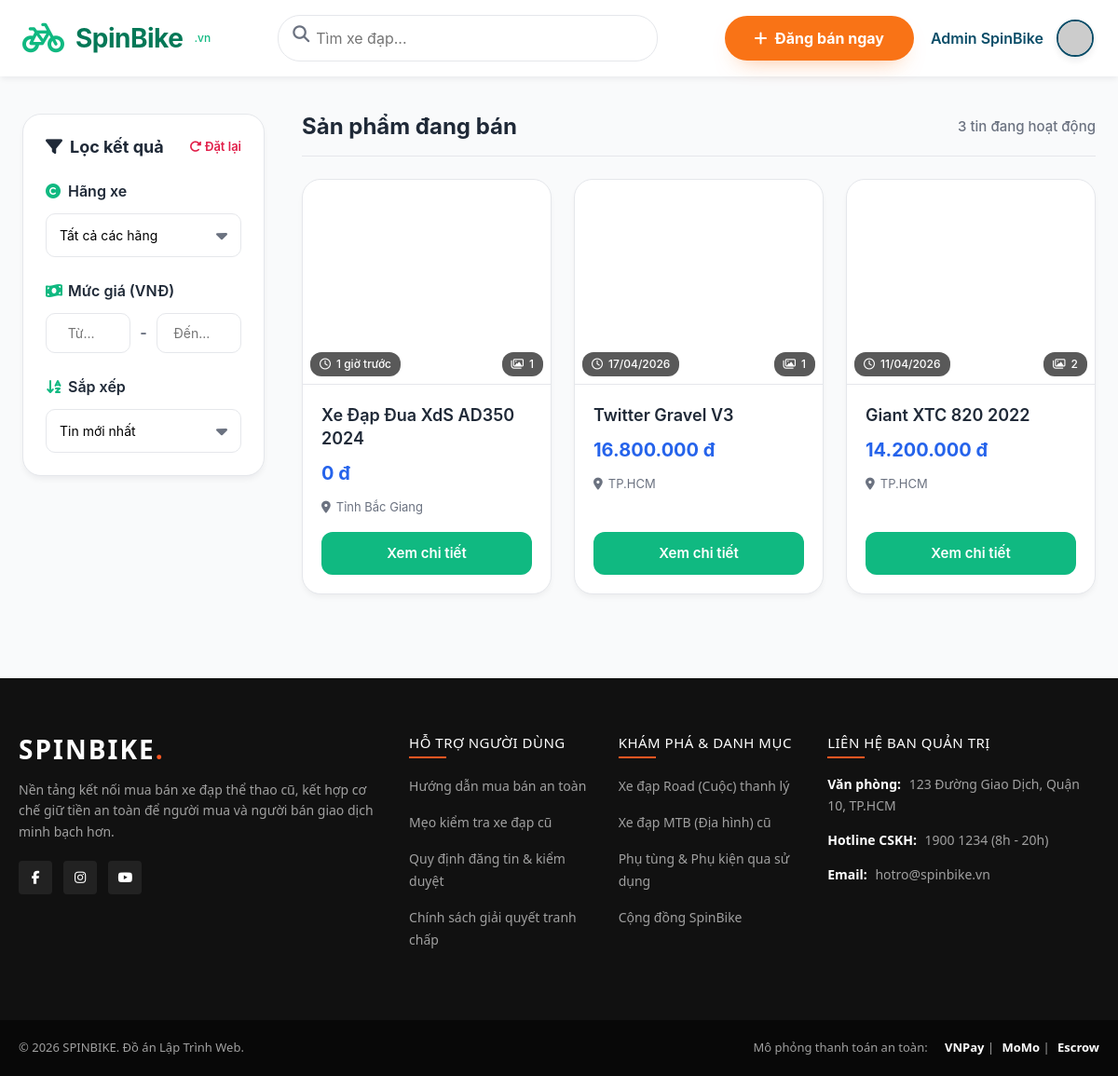
The app's page /public/index.php (signed in) with its own data.
### tables this page shows
CREATE TABLE `products` (
  `id` int(11) NOT NULL,
  `title` varchar(255) NOT NULL,
  `brand` varchar(100) DEFAULT NULL,
  `bike_type` varchar(100) DEFAULT NULL,
  `price` decimal(15,2) NOT NULL,
  `location` varchar(255) DEFAULT NULL,
  `description` text DEFAULT NULL,
  `frame_size` varchar(50) DEFAULT NULL,
  `condition_percent` int(11) DEFAULT NULL,
  `listing_status` enum('pending','approved','rejected','sold','hidden') NOT NULL DEFAULT 'pending',
  `approval_note` varchar(255) DEFAULT NULL,
  `approved_at` timestamp NULL DEFAULT NULL,
  `sold_at` timestamp NULL DEFAULT NULL,
  `created_at` timestamp NOT NULL DEFAULT current_timestamp(),
  `seller_id` int(11) NOT NULL
);

### app/models/Product.php (called while the page is built, shortened)
<?php
class Product {
    private $conn;
    private $table_name = "products";
    public function __construct($db) {
        $this->conn = $db;
    }
public function getAll() {
    $query = "SELECT p.*,
              p.frame_size AS size,
              p.condition_percent AS `condition`,
              (SELECT image_url FROM product_images WHERE product_id = p.id LIMIT 1) as main_image,
              (SELECT COUNT(*) FROM product_images WHERE product_id = p.id) as image_count
              FROM " . $this->table_name . " p
              WHERE p.listing_status = :listing_status
              ORDER BY p.id DESC";
    $stmt = $this->conn->prepare($query);
    $stmt->bindValue(':listing_status', ProjectFlow::LISTING_APPROVED);
    $stmt->execute();
    return $stmt->fetchAll(PDO::FETCH_ASSOC);
}
}
?>

### config/config.php (called while the page is built, shortened)
<?php
if (!function_exists('app_origin')) {
    function app_origin(): string {
        static $origin = null;
        if ($origin !== null) {
            return $origin;
        }
        if (PHP_SAPI !== 'cli') {
            $https = $_SERVER['HTTPS'] ?? '';
            $isHttps = !empty($https) && strtolower((string) $https) !== 'off';
            $scheme = $isHttps ? 'https' : 'http';
            $host = trim((string) ($_SERVER['HTTP_HOST'] ?? ''));
            if ($host !== '') {
                $origin = $scheme . '://' . $host;
                return $origin;
            }
        }
        $origin = 'http://localhost';
        return $origin;
    }
}
if (!function_exists('detect_app_base_path')) {
    function detect_app_base_path(): string {
        $configuredBasePath = trim((string) (getenv('APP_BASE_PATH') ?: ''), '/');
        $scriptName = trim((string) ($_SERVER['SCRIPT_NAME'] ?? ''), '/');
        $segments = explode('/', $scriptName);
        if (end($segments) === 'index.php') {
            array_pop($segments);
        }
        return trim(implode('/', $segments), '/');
    }
}
if (!function_exists('route_definitions')) {
    function route_definitions(): array {
        static $routes = null;
        if ($routes !== null) {
            return $routes;
        }
        return $routes;
    }
}
if (!function_exists('app_base_path')) {
    function app_base_path(): string {
        static $basePath = null;
        if ($basePath !== null) {
            return $basePath;
        }
        $detectedBasePath = detect_app_base_path();
        $basePath = $detectedBasePath !== '' ? '/' . $detectedBasePath : '';
        return $basePath;
    }
}
if (!function_exists('app_path')) {
    function app_path(string $path = ''): string {
        $cleanPath = ltrim($path, '/');
        $basePath = app_base_path();
        return $cleanPath !== '' ? $basePath . '/' . $cleanPath : $basePath;
    }
}
if (!function_exists('route_path')) {
    function route_path(string $name): string {
        $routes = route_definitions();
        return $routes[$name]['path'];
    }
}
if (!function_exists('find_route_name_by_path')) {
    function find_route_name_by_path(string $path = ''): ?string {
        $normalizedPath = trim($path, '/');
        foreach (route_definitions() as $name => $route) {
            $candidatePaths = array_merge(
                [$route['path']],
                isset($route['aliases']) && is_array($route['aliases']) ? $route['aliases'] : []
            );
            foreach ($candidatePaths as $candidatePath) {
                if (trim((string) $candidatePath, '/') === $normalizedPath) {
                    return $name;
                }
            }
        }
        return null;
    }
}
if (!function_exists('route_url')) {
    function route_url(string $name, $query = []): string {
        $path = route_path($name);
        $url = app_origin() . app_path($path);
        if (is_array($query) && !empty($query)) {
            $queryString = http_build_query($query);
            return $queryString !== '' ? $url . '?' . $queryString : $url;
        }
        return $url;
    }
}
if (!function_exists('current_route_name')) {
    function current_route_name(): ?string {
        $requestUri = parse_url($_SERVER['REQUEST_URI'] ?? '/', PHP_URL_PATH) ?: '/';
        $basePath = app_base_path();
        $relativePath = $requestUri;
        if ($basePath !== '' && str_starts_with($requestUri, $basePath)) {
            $relativePath = substr($requestUri, strlen($basePath));
        }
        $routeName = find_route_name_by_path($relativePath);
        return $routeName;
    }
}
?>

### public/index.php (the view, shortened to what this page needs)
<?php
include __DIR__ . '/../app/views/layouts/header.php';
require_once __DIR__ . '/../app/models/Product.php';
$database = new Database();
$db = $database->getConnectionOrNull();
$products = [];
$pageError = null;
if (!$db) {
    $pageError = 'Danh sách sản phẩm hiện chưa sẵn sàng. Vui lòng kiểm tra lại kết nối dữ liệu và thử lại sau.';
} else {
    try {
        $productModel = new Product($db);
        $products = $productModel->getAll();
    } catch (Throwable $exception) {
        $pageError = 'Danh sách sản phẩm tạm thời chưa thể tải. Vui lòng thử lại sau.';
    }
}
?>
    <div class="main-content home-page-layout">
      <aside class="sidebar">
        <div class="sidebar-header">
          <h3 class="sidebar-title sidebar-title-compact">
            <i class="fa-solid fa-filter"></i> Lọc kết quả
          </h3>
          <button onclick="resetFilters()" class="sidebar-reset-btn">
            <i class="fa-solid fa-rotate-right"></i> Đặt lại
          </button>
        </div>
        <div class="filter-group">
          <label class="filter-label"><i class="fa-solid fa-copyright"></i> Hãng xe</label>
          <select id="brandFilter" onchange="applyFilters()" class="filter-select-modern">
            <option value="">Tất cả các hãng</option>
          </select>
        </div>
        <div class="filter-group">
          <label class="filter-label"><i class="fa-solid fa-money-bill-wave"></i> Mức giá (VNĐ)</label>
          <div class="price-range-box">
            <input id="priceMin" type="number" placeholder="Từ..." onchange="applyFilters()" class="price-input-modern" />
            <span class="price-separator">-</span>
            <input id="priceMax" type="number" placeholder="Đến..." onchange="applyFilters()" class="price-input-modern" />
          </div>
        </div>
        <div class="filter-group filter-group-last">
          <label class="filter-label"><i class="fa-solid fa-arrow-down-a-z"></i> Sắp xếp</label>
          <select id="sortFilter" onchange="applyFilters()" class="filter-select-modern">
            <option value="newest">Tin mới nhất</option>
          </select>
        </div>
      </aside>
      <div class="products-section">
        <div class="products-header">
          <h1>Sản phẩm đang bán</h1>
          <p id="resultCount"><?php echo count($products); ?> tin đang hoạt động</p>
        </div>
        <div id="productGrid" class="product-grid">
          <?php if ($pageError !== null): ?>
            <div class="empty-state-card">
                <i class="fa-solid fa-circle-exclamation empty-state-icon"></i>
                <p class="empty-state-text"><?php echo htmlspecialchars($pageError); ?></p>
            </div>
          <?php elseif (!empty($products) && count($products) > 0): ?>
            <?php foreach ($products as $row): ?>
              <?php
                $productTitle = trim((string)($row['title'] ?? ''));
                $priceValue = $row['price'] ?? null;
                $formattedPrice = is_numeric($priceValue) ? number_format((float)$priceValue, 0, ',', '.') . ' đ' : 'Liên hệ để báo giá';
                $image = !empty($row['main_image']) ? $row['main_image'] : 'https://via.placeholder.com/400x300?text=Chua+Co+Anh';
                $location = 'Đang cập nhật';
                if (!empty($row['location'])) {
                    $locationParts = explode(',', $row['location']);
                    $location = trim(end($locationParts));
                }
                $createdAt = !empty($row['created_at']) ? strtotime((string)$row['created_at']) : false;
                $now = time();
                $diff = $createdAt ? ($now - $createdAt) : null;
                if ($diff !== null && $diff < 3600) {
                    $mins = floor($diff / 60);
                    $timeAgo = ($mins > 0 ? $mins : 1) . ' phút trước';
                } elseif ($diff !== null && $diff < 86400) {
                    $hours = floor($diff / 3600);
                    $timeAgo = $hours . ' giờ trước';
                } elseif ($createdAt) {
                    $timeAgo = date('d/m/Y', $createdAt);
                } else {
                    $timeAgo = 'Vừa cập nhật';
                }
                $imgCount = isset($row['image_count']) && $row['image_count'] > 0 ? $row['image_count'] : 1;
              ?>
              <div class="product-card">
                <div class="product-image" style="background-image: url('<?php echo htmlspecialchars($image); ?>'); position: relative;">
                    <div class="product-time-badge">
                        <i class="fa-regular fa-clock"></i> <?php echo $timeAgo; ?>
                    </div>
                    <div class="product-image-count">
                        <i class="fa-regular fa-images"></i> <?php echo $imgCount; ?>
                    </div>
                </div>
                <div class="product-info">
                    <h3 class="product-title"><?php echo htmlspecialchars($productTitle); ?></h3>
                    <div class="product-price"><?php echo $formattedPrice; ?></div>
                    <div class="product-location product-location-spaced">
                        <i class="fa-solid fa-location-dot product-location-icon"></i>
                        <span><?php echo htmlspecialchars($location); ?></span>
                    </div>
                    <div class="product-spacer"></div>
                    <a href="<?php echo route_url('listing', ['id' => (int) $row['id']]); ?>" class="btn-detail product-detail-link">
                        Xem chi tiết
                    </a>
                </div>
              </div>
            <?php endforeach; ?>
          <?php endif; ?>
        </div>
      </div>
    </div>
<?php include __DIR__ . '/../app/views/layouts/footer.php'; ?>
  </body>
</html>

### records on screen
products: created_at "1 giờ trước", imgCount "1", title "Xe Đạp Đua XdS AD350 2024", price "0 đ", location "Tỉnh Bắc Giang"
products: created_at "17/04/2026", imgCount "1", title "Twitter Gravel V3", price "16.800.000 đ", location "TP.HCM"
products: created_at "11/04/2026", imgCount "2", title "Giant XTC 820 2022", price "14.200.000 đ", location "TP.HCM"

### other values on screen
$displayUserName "Admin SpinBike"
count($products) "3"
$link['title'] "Hướng dẫn mua bán an toàn"
$link['title'] "Mẹo kiểm tra xe đạp cũ"
$link['title'] "Quy định đăng tin & kiểm duyệt"
$link['title'] "Chính sách giải quyết tranh chấp"
$link "Xe đạp Road (Cuộc) thanh lý"
$link "Xe đạp MTB (Địa hình) cũ"
$link "Phụ tùng & Phụ kiện qua sử dụng"
$link "Cộng đồng SpinBike"
